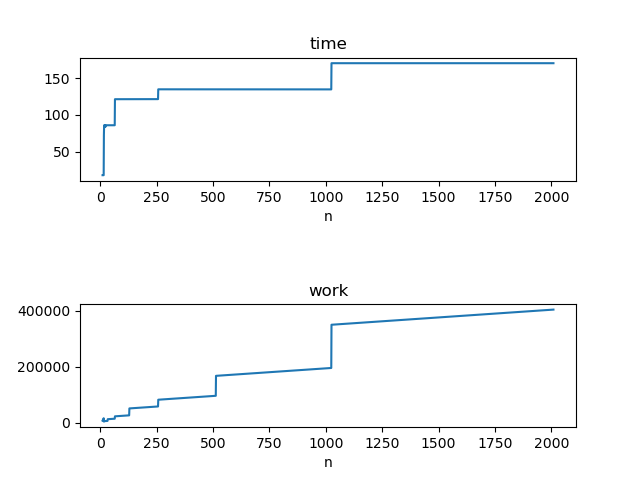

Here is the Python script that generated this plot:
#!/usr/bin/env python3
import random as rand
import subprocess as su
import sys

import matplotlib as mp
mp.use('Agg')
import matplotlib.pyplot as plt

def unique_list(n):
    perm = rand.sample(range(n),k=n)
    cl=[0]*n
    val=0
    for i in range(n):
        val=val+int(rand.random()*10+1)
        cl[perm[i]]=val
    return cl


def test(n):
    rep=10
    t=0
    w=0
    for t in range(rep):
        ul = unique_list(n)
        input_string = '[ '+' '.join(str(elem) for elem in ul)+' ]'
        o = su.check_output("wtrun maximum_doubly_log.wtr".split(),input=input_string, encoding='ascii').split('\n')
        if max(ul)!=int(o[0]):
            print(input_string,max(ul),int(o[0]))
        w+=float(o[1].split()[1])
        t+=float(o[1].split()[2])
    return w/rep,t/rep


if __name__ == '__main__':
    su.Popen('wtc maximum_doubly_log.wt -o maximum_doubly_log.wtr'.split(), stdout=su.DEVNULL)
    n=int(sys.argv[1])
    W=[]
    T=[]
    N=[]
    for i in range(n):
        print(i)
        N.append(i+10)
        w,t=test(i+10)
        W.append(w)
        T.append(t)
    fig,(ax1, ax2) = plt.subplots(nrows=2)
    ax1.plot(N,T)
    ax1.set_title('time')
    ax1.set_xlabel('n')
    ax2.plot(N,W)
    ax2.set_title('work')
    ax2.set_xlabel('n')
    plt.subplots_adjust(hspace=1)
    plt.savefig('maximum_test.png')
    plt.show()


